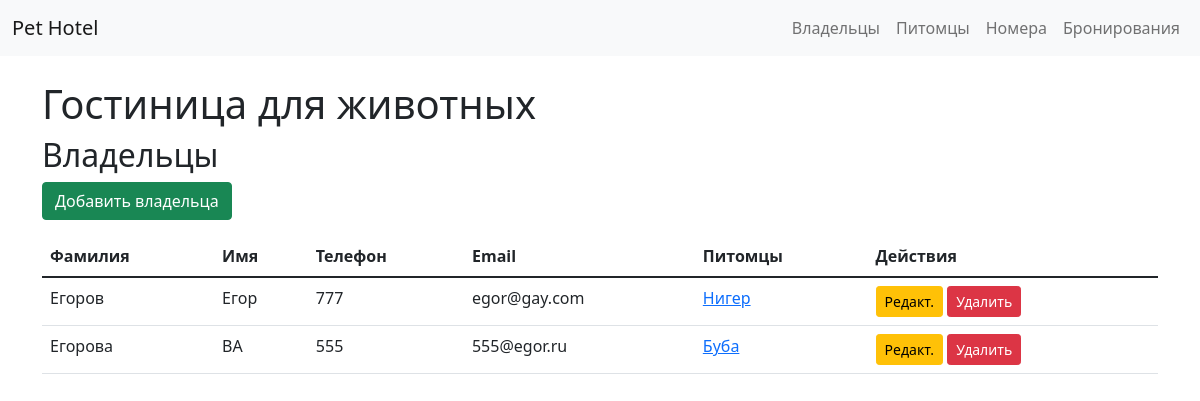
The app's page /hotel/owners/, older data.
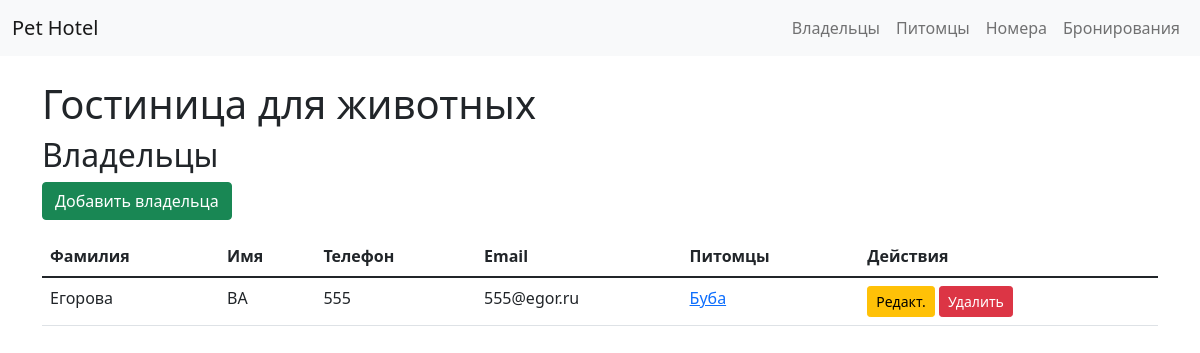
The same page, newer data.
### hotel/models.py (models this page shows, shortened)
class Owner(models.Model):
    last_name = models.CharField(max_length=100)
    first_name = models.CharField(max_length=100)
    phone = models.CharField(max_length=20)
    email = models.EmailField()

class Pet(models.Model):
    PET_TYPES = (('dog', 'Собака'), ('cat', 'Кошка'), ('other', 'Другое'))
    name = models.CharField(max_length=100)
    type = models.CharField(max_length=10, choices=PET_TYPES)
    breed = models.CharField(max_length=100, blank=True)
    owner = models.ForeignKey(Owner, on_delete=models.CASCADE)
    special_notes = models.TextField(blank=True)

### hotel/views.py (the view)
# urls.py: path('owners/', views.owner_list, name='owner_list'),
def owner_list(request):
    owners = Owner.objects.all()
    return render(request, 'hotel/owner_list.html', {'owners': owners})

### hotel/templates/hotel/owner_list.html
{% extends 'hotel/base.html' %}
{% block content %}
<h2>Владельцы</h2>
<a href="{% url 'owner_create' %}" class="btn btn-success mb-3">Добавить владельца</a>
<table class="table">
    <thead>
        <tr>
            <th>Фамилия</th>
            <th>Имя</th>
            <th>Телефон</th>
            <th>Email</th>
            <th>Питомцы</th>
            <th>Действия</th>
        </tr>
    </thead>
    <tbody>
        {% for owner in owners %}
        <tr>
            <td>{{ owner.last_name }}</td>
            <td>{{ owner.first_name }}</td>
            <td>{{ owner.phone }}</td>
            <td>{{ owner.email }}</td>
            <td>
                {% for pet in owner.pet_set.all %}
                    <a href="{% url 'pet_detail' pet.id %}">{{ pet.name }}</a>{% if not forloop.last %}, {% endif %}
                {% empty %}
                    нет питомцев
                    <a href="{% url 'pet_create_for_owner' owner.id %}" class="btn btn-sm btn-success ms-2">+ Добавить</a>
                {% endfor %}
            </td>
            <td>
                <a href="{% url 'owner_edit' owner.id %}" class="btn btn-sm btn-warning">Редакт.</a>
                <a href="{% url 'owner_delete' owner.id %}" class="btn btn-sm btn-danger">Удалить</a>
            </td>
        </tr>
        {% endfor %}
    </tbody>
</table>
{% endblock %}

Row changes from the older to the newer data that the page shows:
removed Owner: last_name "Егоров", first_name "Егор", phone "777", email "egor@gay.com"
removed Pet: name "Нигер", shown under "Егоров"
